Frame 1 (no input): blank canvas, image omitted
Frame 60 (the mouse pressed at the canvas centre just before this capture): blank canvas, image omitted
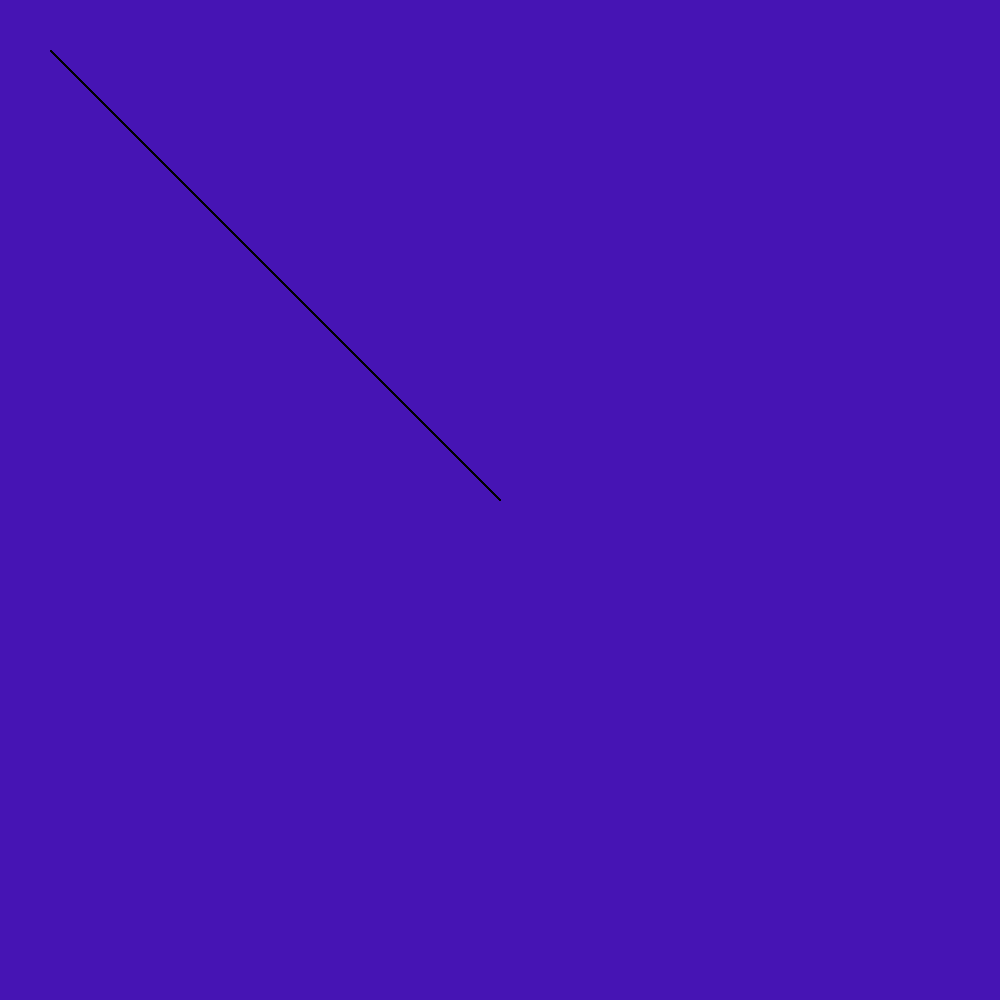
Frame 120 (the mouse held since frame 60 and released just before this capture)

The Processing sketch whose frames 1 and 60 were blank and that drew this single picture after the mouse press (run headless with seeded random() and noise(); from frame 60 on, the mouse is pressed at the canvas centre):

// Processing sketch: DrawLine
// ── DrawLine.pde
void setup()
{
  size(1000,1000);
  background(70, 20, 180);
  stroke(0);
}
void draw()
{
  if(mousePressed)
  {
    line(50, 50, mouseX, mouseY);
  }
}
